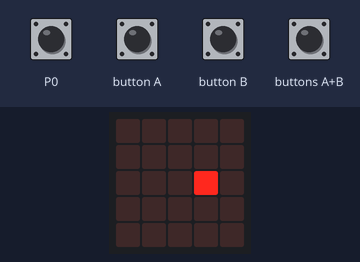
The program below on a simulated BBC micro:bit (MakeCode). On the bench: the board's 5×5 LED display. The test bench sets the inputs (shaded band).

Above: at 1.28 s.
1.3 s: button A pressed for 0.15 s
At 1.59 s:
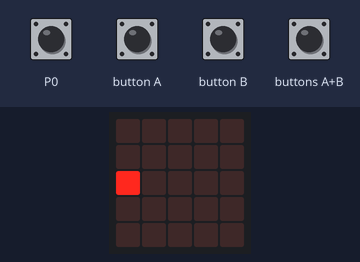
2.0 s: button B pressed for 0.15 s
At 2.61 s:
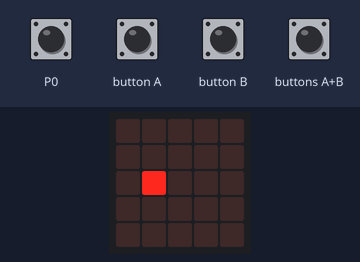
2.7 s: buttons A+B pressed for 0.15 s
4.3 s: touch pin P0 pressed for 0.15 s
At 4.46 s:
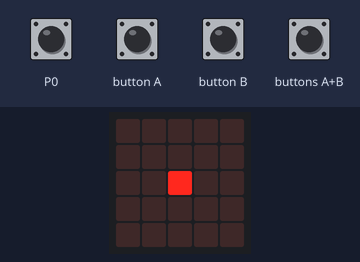
5.0 s: buttons A+B pressed for 1 s
Timing chart, 0 to 8.0 s (numbered marks = the images above; inputs shaded):
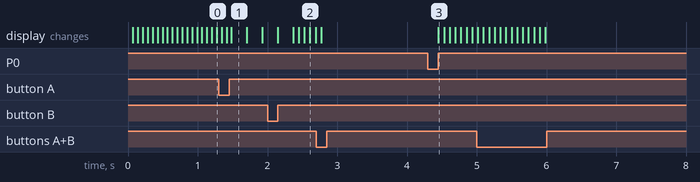

Measured:
- after the input at 4.3 s, the display: first changes after 0.15 s (image 3 shows a later state)

The program:

main.ts
```typescript
input.onPinPressed(TouchPin.P0, function () {
    game.resume()
})
input.onButtonPressed(Button.A, function () {
    pausa = 200
})
input.onButtonPressed(Button.AB, function () {
    game.pause()
})
input.onButtonPressed(Button.B, function () {
    pausa = 60
})
let pausa = 0
let pilota = game.createSprite(2, 2)
pausa = 50
basic.forever(function () {
    pilota.move(1)
    pilota.ifOnEdgeBounce()
    basic.pause(pausa)
})
```

test.ts
```typescript
// aquí va el archivo "tests"; esto no se compilará cuando este paquete se utilice como una extensión.
```
